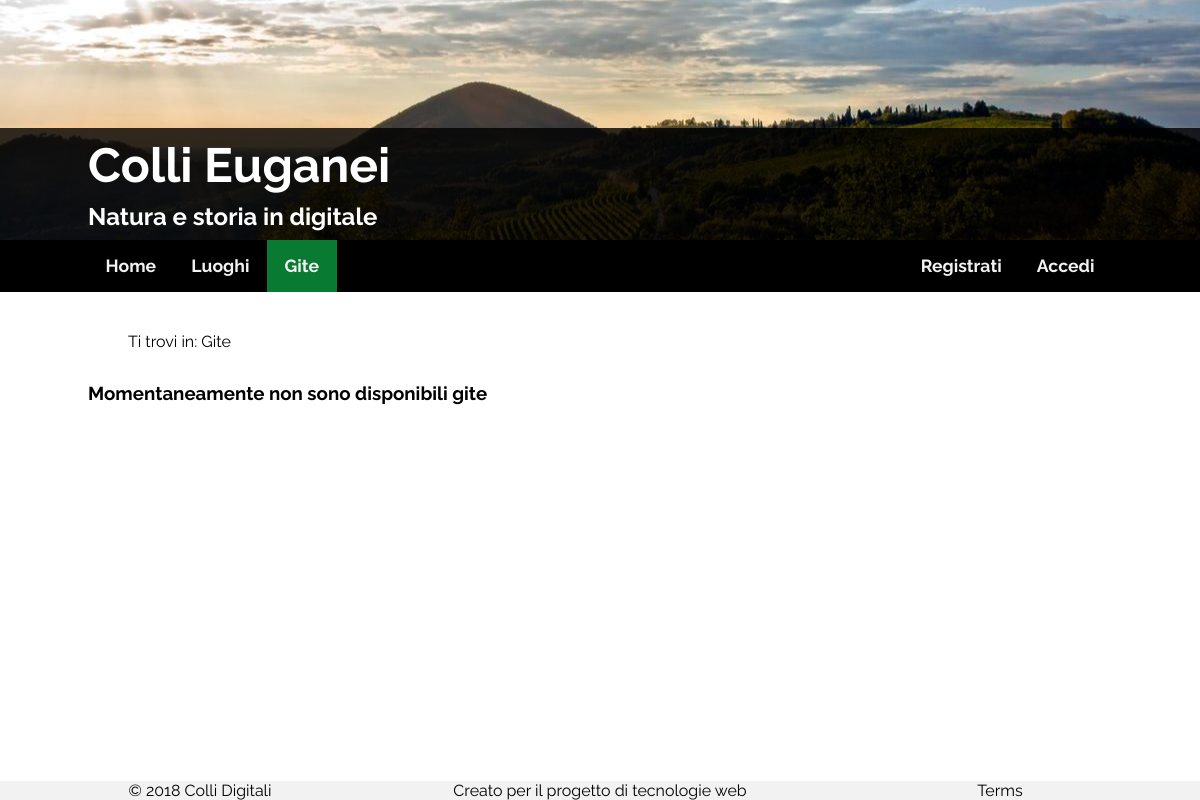
Page /gite.php on the earlier database version.
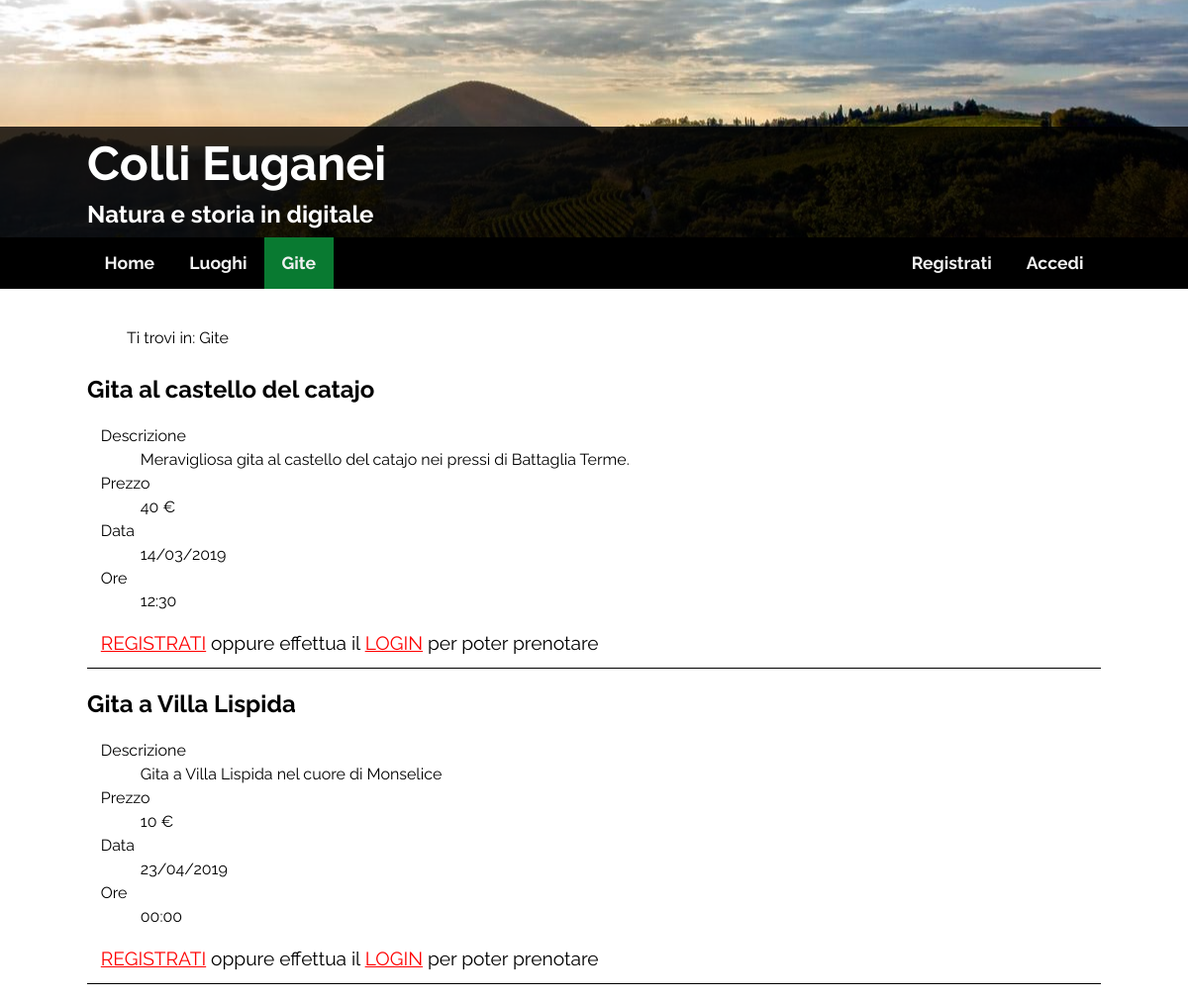
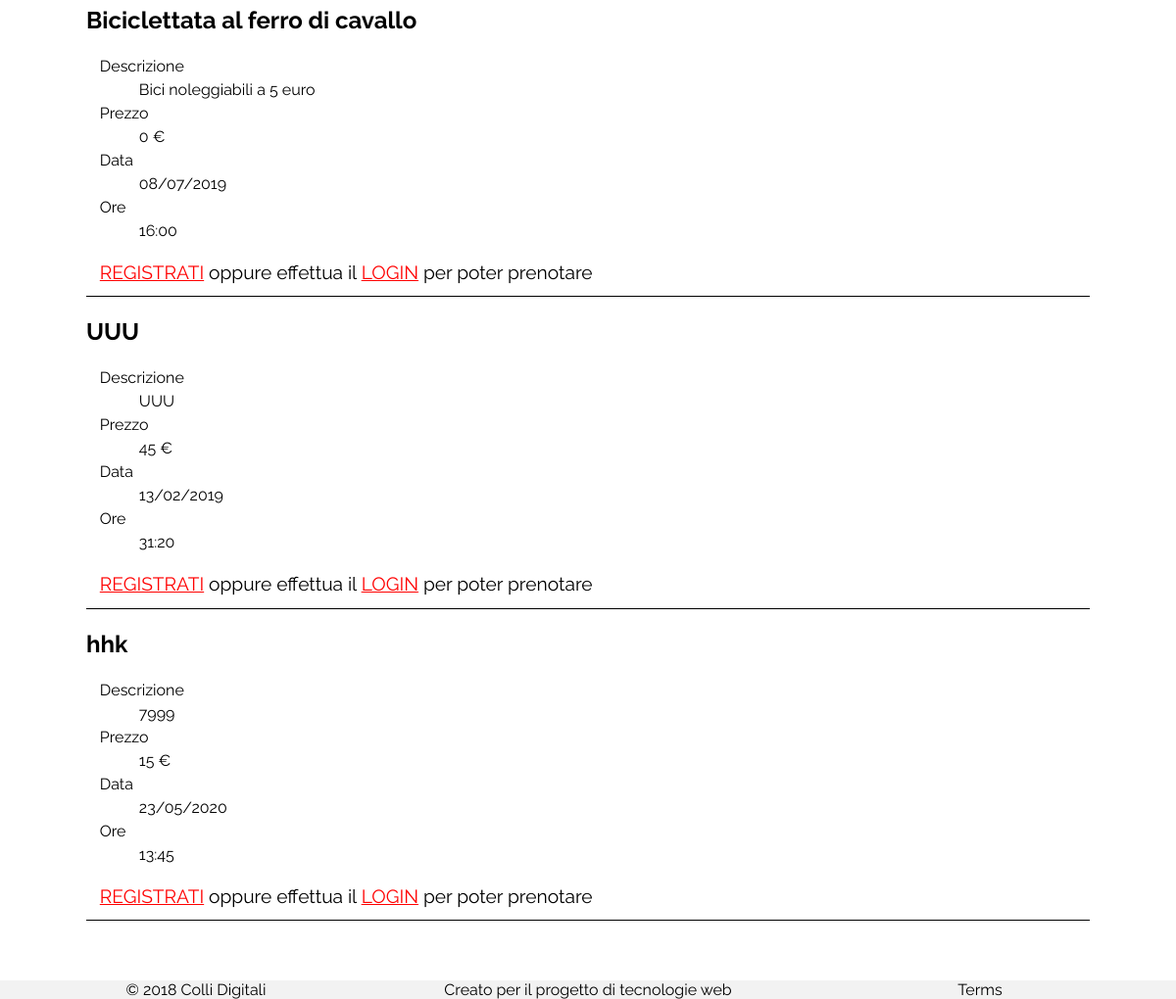
Same page on the later database version (2 pictures, top to bottom).
### tables this page shows
CREATE TABLE `Attivita` (
  `ID_Attivita` int(11) NOT NULL,
  `Descrizione` varchar(512) NOT NULL,
  `Nome` varchar(40) NOT NULL,
  `Prezzo` double NOT NULL,
  `Data` date NOT NULL,
  `Ore` time NOT NULL
);

### DataBase/DBConnection.php (called while the page is built, shortened)
<?php
class database {
	private $host = "localhost";
	private $user = "root";
	private $passwd = "";
	private $db = "ColliDigitali";
	private $pdo;
	public function Connect() {
		$dsn = 'mysql:dbname='.$this->db.';host='.$this->host;
		try {
			$this->pdo = new PDO($dsn, $this->user, $this->passwd,array(PDO::MYSQL_ATTR_INIT_COMMAND => "SET NAMES utf8"));
			$this->pdo->setAttribute(PDO::ATTR_ERRMODE, PDO::ERRMODE_EXCEPTION);
		}
		catch (PDOException $e) {
			echo $e->getMessage();
			die();
		}
	}
	public function GetListaAttivita() {
		$query = $this->pdo->prepare('SELECT * FROM Attivita');
		$query->execute();
		return $query->fetchAll(PDO::FETCH_ASSOC);
	}
}
?>

### gite.php (the view, shortened to what this page needs)
<?php
require_once "DataBase/DBConnection.php";
$db = new database();
$db->connect();
 ?>
<html lang="it">
  <head>
    <link rel="stylesheet" type="text/css" href="assets/css/style.css">
    <link rel="stylesheet" type="text/css" href="assets/css/print.css" media="all">
    <link rel="stylesheet" type="text/css" href="assets/css/mobile.css" media="all">
    <link rel="stylesheet" type="text/css" href="assets/css/form.css">
    <link rel="stylesheet" href="https://cdnjs.cloudflare.com/ajax/libs/font-awesome/4.6.3/css/font-awesome.min.css">
  </head>
  <body>
    <div id="container">
      <div class="header">
        <div class="header-picture">
          <div class="header-title">
            <h1>Colli Euganei</h1>
            <h2>Natura e storia in digitale</h2>
          </div>
        </div>
      </div>
      <div id="menuprincipale-bar">
        <ul id="menuprincipale">
          <li><a href="index.php" tabindex="1">Home</a></li>
          <li class="dropdown"><a>Luoghi</a>
          </li>
          <li><a class="active" href="gite.php" tabindex="2">Gite</a></li>
          <?php if(isset($_SESSION['username'])): ?>
            <li class="dropdown button-right"><a>Account</a>
              <ul class="dropdown-content">
                <li><a href="logout.php">Logout</a></li>
                <li><a href="view-account.php">Impostazioni</a></li>
                <li>Le mie gite</li>
              </ul>
            </li>
          <?php else: ?>
            <li class="button-right"><a href="login.php" tabindex="3">Accedi</a></li>
            <li class="button-right"><a href="Registrazione.php" tabindex="4">Registrati</a></li>
          <?php endif; ?>
        </ul>
      </div>
      <div id="content">
    		<ul class="breadcrumb">
    			<li><a href="gite.php">Gite</a></li>
    		</ul>
        <?php
          $list = $db->GetListaAttivita();
          $size = sizeof($list);
          if($size == 0) {
            echo "<h3>Momentaneamente non sono disponibili gite</h3>" . PHP_EOL;
          }
          foreach ($list as $node):
          $data = explode("-", $node['Data']);
          $node['Ore'] = substr($node['Ore'], 0, 5);
          $node['Data'] = $data[2] . "/" . $data[1] . "/" . $data[0];
        ?>
        <h2><?php echo $node['Nome']; ?></h2>
        <div class="attivita">
          <dl>
            <dt>Descrizione</dt>
            <dd><?php echo $node['Descrizione']; ?></dd>
            <dt>Prezzo</dt>
            <dd><?php echo $node['Prezzo']; ?> &euro;</dd>
            <dt>Data</dt>
            <dd><?php echo $node['Data']; ?></dd>
            <dt>Ore</dt>
            <dd><?php echo $node['Ore']?></dd>
          </dl>
          <?php if(isset($_SESSION['username'])):?>
          <?php
            echo"<span class='btnTrip'><a href='Prenotazione.php?id=".$node["ID_Attivita"]."'>Prenota la gita</a></span>";
          ?>
        <?php else: ?>
			    <span class="btnTrip"><a href="Registrazione.php">Registrati</a> oppure effettua il <a href="login.php">login</a> per poter prenotare</span>
        <?php endif ?>
        </div>
        <?php
        endforeach; ?>
      </div>
      <?php include_once("footer.php"); ?>
    </div>
  </body>
</html>

### footer.php
<div id="footer">
  <div id="copyright"> &copy; 2018 Colli Digitali </div>
  <div>Creato per il progetto di tecnologie web</div>
	<div id="fast-link"><p> Terms</p></div>
</div>

### assets/css/style.css (style rules this page uses)
html, body { margin:0; padding:0; height: 100%; font-size: 1em; font-family: 'Raleway', sans-serif; text-align: justify; }
#container { min-height: 100%; position: relative; }
.header { position: relative; color: white; }
.header-picture { background-image: url("../img/background.jpg"); background-position: center; -webkit-background-size: cover; -moz-background-size: cover; -o-background-size: cover; background-size: cover; background-repeat: no-repeat; height: 15em; z-index: 0; }
.header-title { position: absolute; z-index: 1; background-color: rgba(0,0,0,0.8); width: 100%; bottom: 0; }
#footer { position:absolute; bottom:0; margin: 0; width:100%; max-height: 3.75em; background: #f2f2f2; display: table; table-layout: fixed; text-align: center; }
#footer div { display: table-cell; }
.header-title h1, .header-title h2 { padding: 1%; padding-top: 0.5%; padding-bottom: 0; font-size: 3em; margin: 0.25%; max-width: 1024px; margin-left: auto; margin-right: auto; }
.header-title h2 { font-size: 1.5em; padding-bottom: 0.5%; }
.active { background-color: #097a31; color: white; }
ul.breadcrumb { list-style: none; }
ul.breadcrumb li { display: inline; }
ul.breadcrumb li:first-child::before { content: "Ti trovi in: "; }
#content { padding-left: 1.5%; padding-right: 1.5%; padding-top: 1.5%; padding-bottom: 5em; line-height: 2em; word-spacing: 0; max-width: 1024px; margin-left: auto; margin-right: auto; }
a:link { text-decoration: none; color: #000; }
#menuprincipale-bar { background-color: #000; }
ul#menuprincipale li.button-right { float: right; }
ul#menuprincipale { list-style-type: none; padding: 0; margin: 0; overflow: hidden; max-width: 1024px; margin-left: auto; font-weight: bold; margin-right: auto; }
ul#menuprincipale li { float: left; }
ul#menuprincipale li a { display: inline-block; color: #f2f2f2; text-align: center; padding: 0.875em 1em; text-decoration: none; transition: 0.3s; font-size: 1.1em; }
div.attivita { margin-top: .3em; line-height: 1.2; padding-left: .8em; text-align: justify; padding-bottom: 0.8em; border-bottom: 0.1em solid black; border-color: #000000; }
dl { border: 0.1em solid transparent; }
dd { margin-top: .3em; margin-bottom: .3em; }
.btnTrip { font-size: 1.2em; border: 0.1em solid transparent; color: black; }
.btnTrip > a { color: red; text-transform: uppercase; text-decoration: underline; }

Differences in the rows shown:
added attivita: Nome "Gita al castello del catajo", Descrizione "Meravigliosa gita al castello del catajo nei pressi di Battaglia Terme.", Prezzo "40", Data "14/03/2019", Ore "12:30"
added attivita: Nome "Gita a Villa Lispida", Descrizione "Gita a Villa Lispida nel cuore di Monselice", Prezzo "10", Data "23/04/2019", Ore "00:00"
added attivita: Nome "Biciclettata al ferro di cavallo", Descrizione "Bici noleggiabili a 5 euro", Prezzo "0", Data "08/07/2019", Ore "16:00"
added attivita: Nome "UUU", Descrizione "UUU", Prezzo "45", Data "13/02/2019", Ore "31:20"
added attivita: Nome "hhk", Descrizione "7999", Prezzo "15", Data "23/05/2020", Ore "13:45"
Other differences:
text no longer shown: "Momentaneamente non sono disponibili gite"
